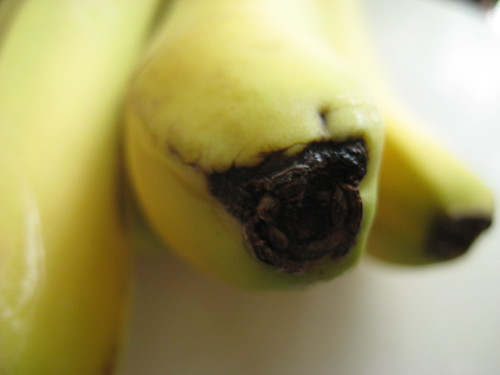
#> input picture ImageNet_images/banana/1096924927_b66d7f0599.jpg, 500 x 375 px; its folder holds only this picture in this run
$ python create_low_light_images.py
#> lines starting #> are read from the running program, lines starting #| are printed output that depends on the picture
#> in main, img is the input picture: shape (375, 500, 3); mean B, G, R 102.4, 155.3, 163.2
import cv2
import numpy as np
import os
from tqdm import tqdm

# ================= CONFIGURATION =================
SOURCE_ROOT = "./ImageNet_images"
DEST_ROOT = "./Distorted_Images/Low_Light"

# 1. Low Light Parameters
GAMMA = 4.0        # Increased from 3.5 to 4.0 for darker images
NOISE_SIGMA = 20   # Increased from 15 to 20 for more grain

# 2. Geometric Parameters (To break memorization)
ENABLE_FLIP = True      # Mirror the image
ENABLE_ROTATION = True  # Rotate slightly to break pixel alignment
ROTATION_ANGLE = 15     # Degrees (±)
# =================================================

def apply_geometric_distortion(image):
    """
    Flips and rotates the image to break spatial alignment with training data.
    """
    height, width = image.shape[:2]
#> height = 375; width = 500

    # 1. Horizontal Flip (Mirror)
    if ENABLE_FLIP:
        image = cv2.flip(image, 1)
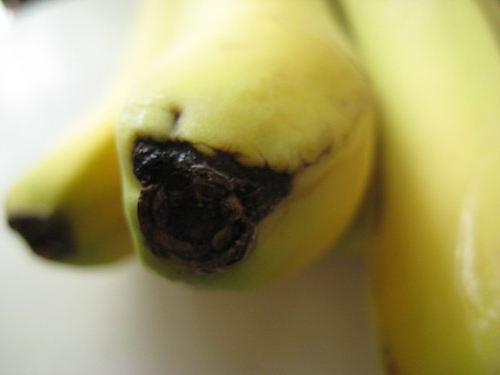
#> image: shape (375, 500, 3); mean of channels 0, 1, 2 102.4, 155.3, 163.2; drawn as B, G, R

    # 2. Rotation (Scale is 1.2 to zoom in slightly and avoid black corners)
    if ENABLE_ROTATION:
        # Generate a random angle between -ROTATION_ANGLE and +ROTATION_ANGLE
        angle = np.random.uniform(-ROTATION_ANGLE, ROTATION_ANGLE)

        # Calculate rotation matrix
        center = (width // 2, height // 2)
#> center = (250, 187)
        M = cv2.getRotationMatrix2D(center, angle, 1.2)

        # Apply rotation
        image = cv2.warpAffine(image, M, (width, height), borderMode=cv2.BORDER_REFLECT)
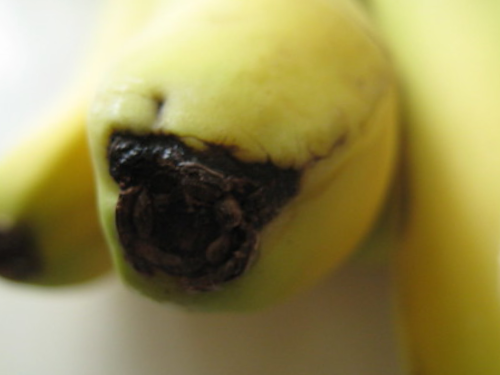
#> image: shape (375, 500, 3); mean of channels 0, 1, 2 83.4, 138.9, 149.1; drawn as B, G, R

    return image

def apply_low_light(image, gamma, noise_sigma):
    """
    Applies gamma darkening and gaussian noise.
    """
#> called with gamma = 4, noise_sigma = 20
    # 1. Gamma Correction (Darkening)
    look_up_table = np.array([((i / 255.0) ** gamma) * 255
                              for i in np.arange(0, 256)]).astype("uint8")
    dark_img = cv2.LUT(image, look_up_table)
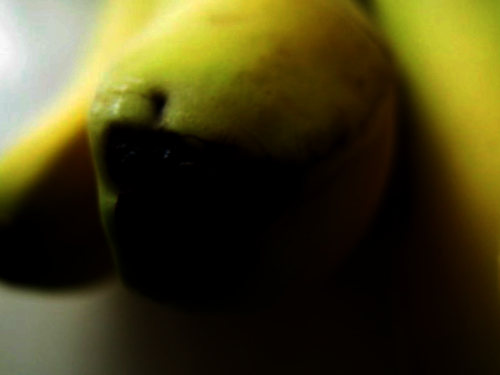
#> dark_img: shape (375, 500, 3); mean of channels 0, 1, 2 26, 63.7, 69.4; drawn as B, G, R

    # 2. Gaussian Noise (Sensor Grain)
    row, col, ch = dark_img.shape
#> row = 375; col = 500; ch = 3
    mean = 0
    gauss = np.random.normal(mean, noise_sigma, (row, col, ch))

    noisy_img = dark_img.astype('float32') + gauss
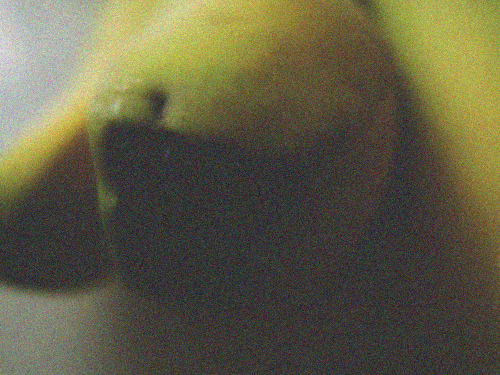
#> noisy_img: shape (375, 500, 3) float64; mean of channels 0, 1, 2 26.1, 63.7, 69.4; drawn with min black and max white
    noisy_img = np.clip(noisy_img, 0, 255).astype('uint8')
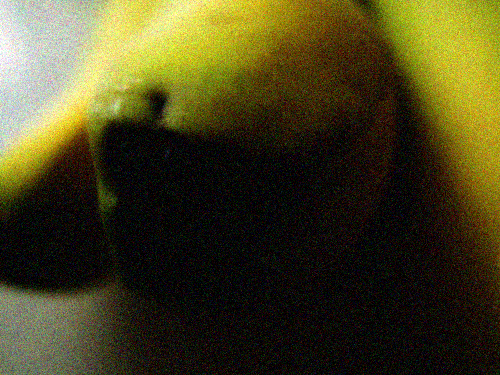
#> noisy_img: shape (375, 500, 3); mean of channels 0, 1, 2 31.2, 66.6, 71.6; drawn as B, G, R

    return noisy_img

def main():
    if not os.path.exists(SOURCE_ROOT):
        print(f"Error: Source directory '{SOURCE_ROOT}' not found.")
        return

    classes = [d for d in os.listdir(SOURCE_ROOT)
               if os.path.isdir(os.path.join(SOURCE_ROOT, d))]

    print(f"Processing {len(classes)} classes...")

    for class_name in classes:
        src_class_path = os.path.join(SOURCE_ROOT, class_name)
        dest_class_path = os.path.join(DEST_ROOT, class_name)
        os.makedirs(dest_class_path, exist_ok=True)

        images = [f for f in os.listdir(src_class_path)
                  if f.lower().endswith(('.png', '.jpg', '.jpeg'))]

        for img_name in tqdm(images, desc=class_name):
            img_path = os.path.join(src_class_path, img_name)
            img = cv2.imread(img_path)

            if img is None: continue

            # STEP 1: Geometric Distortion (Flip/Rotate)
            geo_img = apply_geometric_distortion(img)

            # STEP 2: Low Light Distortion
            final_img = apply_low_light(geo_img, GAMMA, NOISE_SIGMA)

            # Save
            save_path = os.path.join(dest_class_path, img_name)
            cv2.imwrite(save_path, final_img)
#> pass 2 of the loop in main, `for class_name in classes:`:
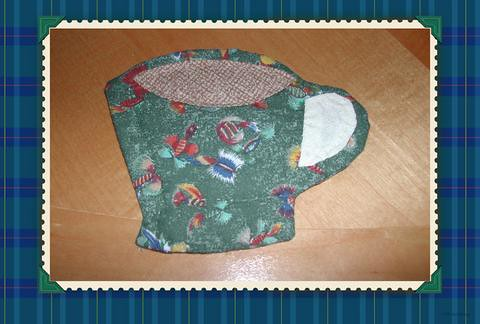
#> input picture ImageNet_images/coffee mug/11832838_bbe1a5527e.jpg, 480 x 324 px
#> in main, img is the input picture: shape (324, 480, 3); mean B, G, R 111.5, 116.2, 112.1
#> in apply_geometric_distortion (call 2), `image = cv2.warpAffine(image, M, (width, height), borderMode=cv2.BORDE..`:
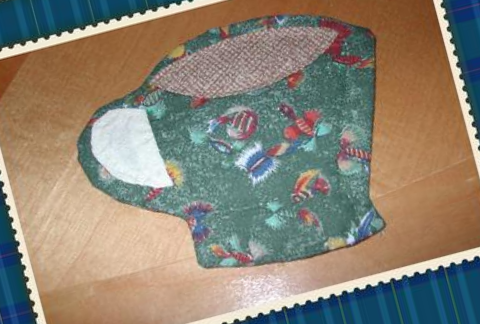
#> image: shape (324, 480, 3); mean of channels 0, 1, 2 116.1, 130.6, 138.9; drawn as B, G, R
#> dark_img: shape (324, 480, 3)
#> in apply_low_light (call 2), `noisy_img = np.clip(noisy_img, 0, 255).astype('uint8')`:
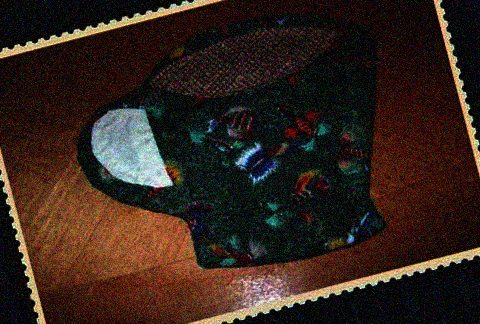
#> noisy_img: shape (324, 480, 3); mean of channels 0, 1, 2 27.8, 35.8, 50.9; drawn as B, G, R

    print(f"\nDone! Distorted dataset generated at: {DEST_ROOT}")

if __name__ == "__main__":
    main()
